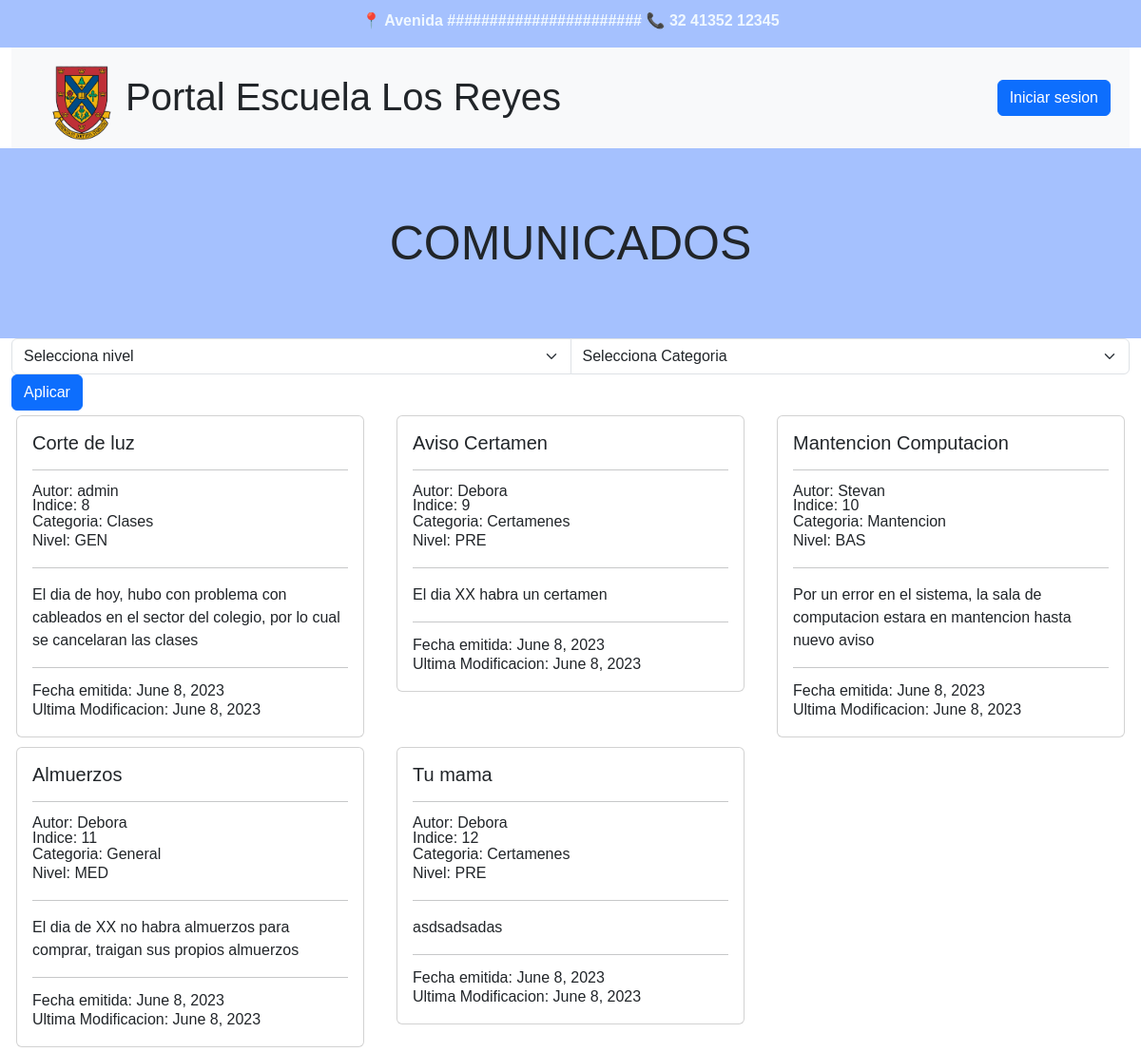
/, run on an earlier commit of the app's database.
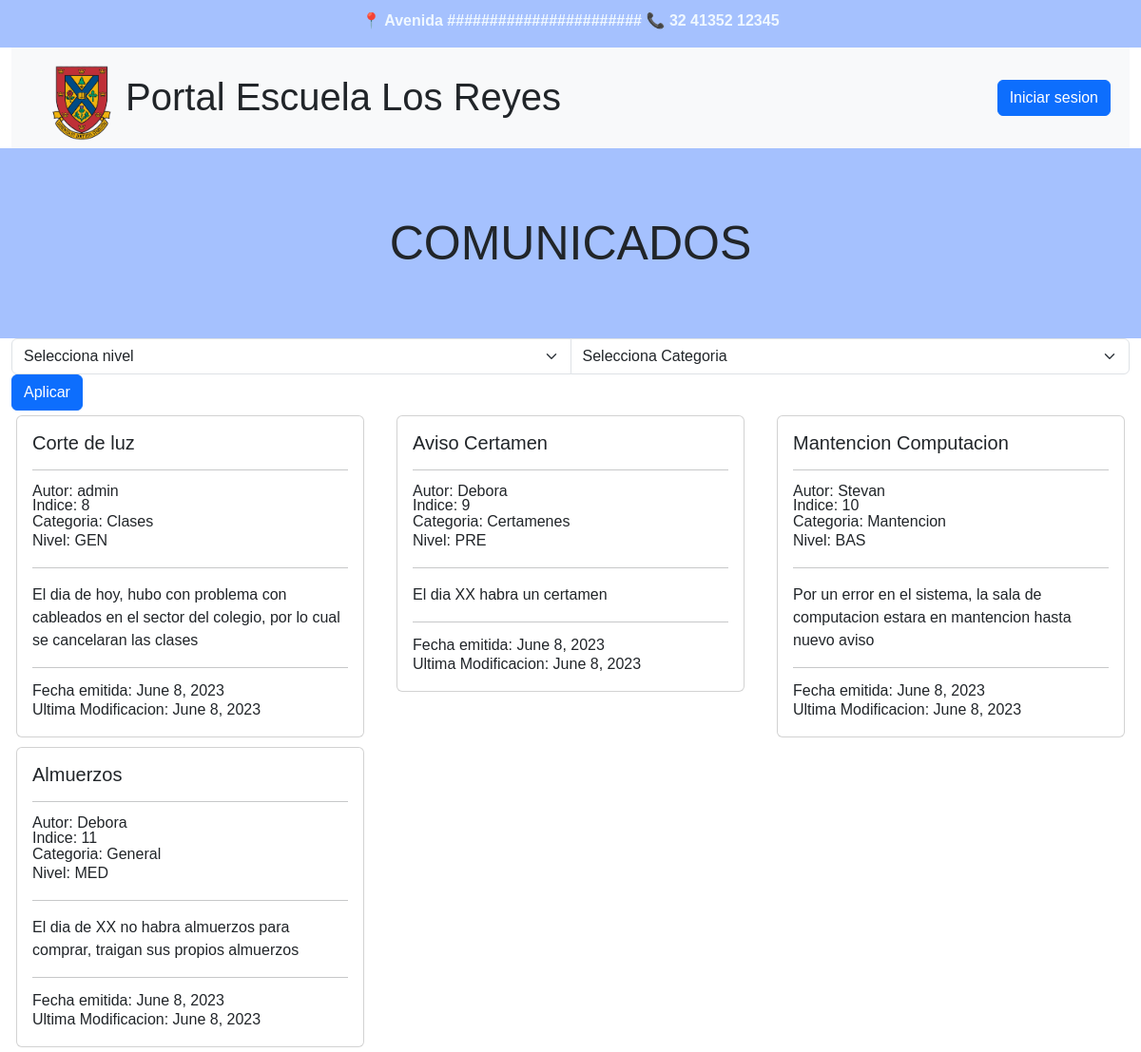
And on a later commit of the database.
### core/models.py (models this page shows, shortened)
class Comunicado(models.Model):
    NIVEL_CHOICES = [
    ("GEN", "General"),
    ("PRE", "Ciclo Preescolar"),
    ("BAS", "Ciclo Basico"),
    ("MED", "Ciclo Medio"),
]
    titulo= models.CharField(max_length=30)
    detalle= models.CharField(max_length=128)
    nivel= models.CharField(max_length=3, choices=NIVEL_CHOICES)
    fkcategoria= models.ForeignKey(Categoria, on_delete=models.CASCADE)
    fecha_emision= models.DateField()
    fecha_modificacion= models.DateField()
    usuario = models.ForeignKey(User, on_delete=models.CASCADE, null=True, default=None)

class Categoria(models.Model):
    nombre = models.CharField(max_length=30)
    descripcion = models.CharField(max_length=128)
    def __str__(self):
        return self.nombre

### core/views.py (the view)
# urls.py: 2. Add a URL to urlpatterns:  path('', views.home, name='home')
def home(request):
    nivel = request.GET.get('nivel', None)
    categorias = request.GET.get('categoria', None)
    comunicados = Comunicado.objects.all()
    comunicados = Comunicado.objects.order_by('-fecha_emision')
    categoria = Categoria.objects.all()
    if nivel:
        comunicados = comunicados.filter(nivel=nivel)
    if categorias:
        comunicados = comunicados.filter(fkcategoria=categorias)
    data = {
        'comunicados': comunicados,
        'categorias': categoria
    }
    return render(request,'core/home.html',data)

### core/templates/core/home.html (shortened to what this page needs)
{% load static %}
<!DOCTYPE html>
<html lang="en">
  <head>
    <link
      href="https://cdn.jsdelivr.net/npm/bootstrap@5.3.0-alpha2/dist/css/bootstrap.min.css"
      rel="stylesheet"
>
  </head>
  <body>
    <div class="container-fluid">
      <div class="row primero">
        <div class="col"> <p id="blanco"> 📍 Avenida ####################### 📞
            32 41352 12345 </p></div>
      </div>
      <nav class="navbar navbar-expand-lg bg-body-tertiary">
        <div class="container-fluid">
          <div class="collapse navbar-collapse" id="navbarSupportedContent">
            <ul class="navbar-nav me-auto mb-2 mb-lg-0">
              <li class="nav-item">
                <img id="logo" src='{% static "img/logo_final.png" %}'
                  height="80px">
              </li>
              <li class="nav-item">
                <h1 style="margin-top:20px">Portal Escuela Los Reyes</h1>
              </li>
            </ul>
            <div class="d-grid gap-2 d-md-flex justify-content-md-end">
              <button class="btn btn-primary me-md-2" type="button"> <a
                  href="/admin">Iniciar sesion</a></button>
            </div>
          </div>
        </div>
      </nav>
      <div class="row tercero">
        <div class="col comunicado"> <h2> COMUNICADOS</h2></div>
      </div>
      <div class="row">
        <form class="form">
          <div class="input-group" method="GET">
            <select name="nivel" class="form-select"
              aria-label="Default select example">
              <option value>Selecciona nivel</option>
            </select>
            <select name="categoria" class="form-select"
              aria-label="Default select example">
              <option value>Selecciona Categoria</option>
            </select>
          </div>
          <div class="input-group-append">
            <button class="btn btn-primary" type="submit">Aplicar</button>
          </div>
        </form>
      </div>
      <div class="row cuarto">
        {% if comunicados%}
        {% for comunic in comunicados %}
        <div class="col-4">
          <div class="card" style="margin:5px">
            <div class="card-body">
              <h5 class="card-title">{{ comunic.titulo}} </h5>
              <hr />
              <h6 class="card-subtitle">Autor: {{comunic.usuario}}</h6>
              <h6 class="card-subtitle">Indice: {{comunic.id}}</h6>
              <p class="card-subtitle">Categoria: {{ comunic.fkcategoria}}</p>
              <p class="card-subtitle">Nivel: {{ comunic.nivel}}</p>
              <hr />
              <p class="card-text"> {{comunic.detalle}}</p>
              <hr />
              <p class="card-subtitle">Fecha emitida: {{ comunic.fecha_emision}}</p>
              <p class="card-subtitle">Ultima Modificacion: {{comunic.fecha_modificacion}}</p>
            </div>
          </div>
        </div>
        {% if forloop.counter|divisibleby:3 %}</div><div class="row">{%endif%}
        {% if forloop.last %}</div>{%endif%}
      {% endfor %}
      {% else %}
      <div class="alert alert-danger"> No hay comunicados</div>
      {% endif %}
    </div>
  </body>
</html>

### core/static/css/temas.css (style rules this page uses)
a { color: #FFFF; text-decoration: none; }
body { font-family: Arial; }
#blanco { margin-top: 10px; font-weight: bold; color:aliceblue }
#logo { margin-top: 10px; }
.primero { width:100vw ; height: 50px ; text-align: center; background-color: #A5C1FE }
.tercero { width: 100vw; height: 200px; background-color: #A5C1FE }
.cuarto { width: 100vw; background-color: #FFFF }
.comunicado { margin-top: 70px; text-align: center; font-weight: 100; }
h2 { font-size: 50px }

What changed in the data, as far as the page shows it:
removed Comunicado: titulo "Tu mama", usuario "Debora", id "12", fkcategoria "Certamenes", nivel "PRE", detalle "asdsadsadas", fecha_emision "June 8, 2023", fecha_modificacion "June 8, 2023"
